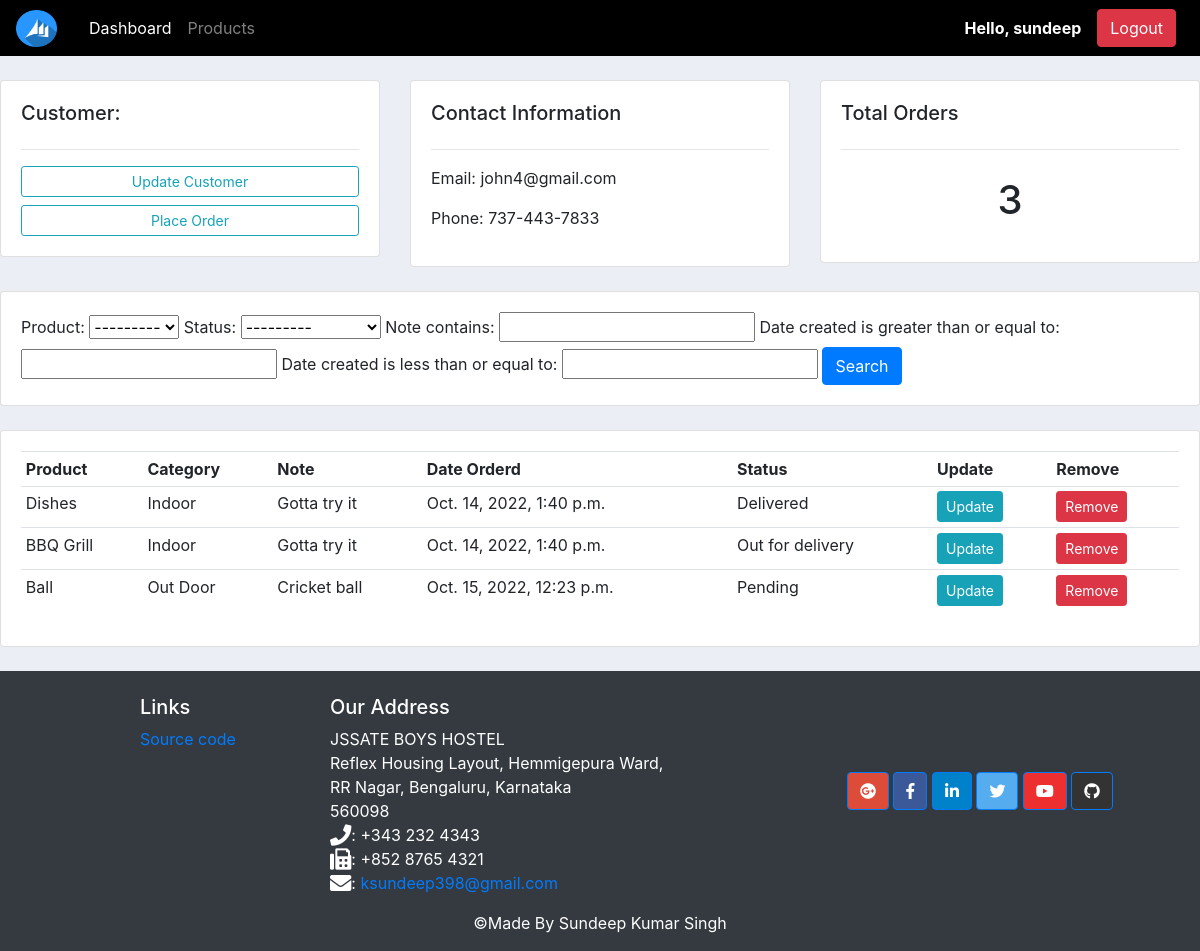
The app's page /customer/1/ (signed in) with its own data.
### accounts/models.py (models this page shows, shortened)
class Customer(models.Model):
	user = models.OneToOneField(User, null=True, blank=True, on_delete=models.CASCADE)
	name = models.CharField(max_length=200, null=True)
	phone = models.CharField(max_length=200, null=True)
	email = models.CharField(max_length=200, null=True)
	profile_pic = models.ImageField(default="profile1.png", null=True, blank=True)
	date_created = models.DateTimeField(auto_now_add=True, null=True)

class Order(models.Model):
	STATUS = (
			('Pending', 'Pending'),
			('Out for delivery', 'Out for delivery'),
			('Delivered', 'Delivered'),
			)
	customer = models.ForeignKey(Customer, null=True, on_delete= models.SET_NULL)
	product = models.ForeignKey(Product, null=True, on_delete= models.SET_NULL)
	date_created = models.DateTimeField(auto_now_add=True, null=True)
	status = models.CharField(max_length=200, null=True, choices=STATUS)
	note = models.CharField(max_length=1000, null=True)

class Product(models.Model):
	CATEGORY = (
			('Indoor', 'Indoor'),
			('Out Door', 'Out Door'),
			)
	name = models.CharField(max_length=200, null=True)
	price = models.FloatField(null=True)
	category = models.CharField(max_length=200, null=True, choices=CATEGORY)
	description = models.CharField(max_length=200, null=True, blank=True)
	date_created = models.DateTimeField(auto_now_add=True, null=True)
	tags = models.ManyToManyField(Tag)
	def __str__(self):
		return self.name

### accounts/decorators.py (the view)
		def wrapper_func(request, *args, **kwargs):
			group = None
			if request.user.groups.exists():
				group = request.user.groups.all()[0].name
			if group in allowed_roles:
				return view_func(request, *args, **kwargs)
			else:
				return HttpResponse('You are not authorized to view this page')

### accounts/views.py (called while the page is built)
@login_required(login_url='login')
@allowed_users(allowed_roles=['admin'])
def customer(request, pk_test):
	customer = Customer.objects.get(id=pk_test)
	orders = customer.order_set.all()
	order_count = orders.count()
	myFilter = OrderFilter(request.GET, queryset=orders)
	orders = myFilter.qs
	context = {'customer':customer, 'orders':orders, 'order_count':order_count,
	'myFilter':myFilter}
	return render(request, 'accounts/customer.html',context)

### accounts/templates/accounts/customer.html
{% extends 'accounts/base.html' %}
{% block content %}
{% load static %}
<br>
<div class="row">
	<div class="col-md">
		<div class="card card-body">
			<h5>Customer:</h5>
			<hr>
			<a class="btn btn-outline-info  btn-sm btn-block" href="">Update Customer</a>
			<a class="btn btn-outline-info  btn-sm btn-block" href="{% url 'create_order' customer.id %}">Place Order</a>
		</div>
	</div>
	<div class="col-md">
		<div class="card card-body">
			<h5>Contact Information</h5>
			<hr>
			<p>Email: {{customer.email}}</p>
			<p>Phone: {{customer.phone}}</p>
		</div>
	</div>
	<div class="col-md">
		<div class="card card-body">
			<h5>Total Orders</h5>
			<hr>
			<h1 style="text-align: center;padding: 10px">{{order_count}}</h1>
		</div>
	</div>
</div>
<br>
<div class="row">
	<div class="col">
		<div class="card card-body">
			<form method="get">
				{{myFilter.form}}
		    <button class="btn btn-primary" type="submit">Search</button>
		  </form>
		</div>
	</div>
</div>
<br>
<div class="row">
	<div class="col-md">
		<div class="card card-body">
			<table class="table table-sm">
				<tr>
					<th>Product</th>
					<th>Category</th>
					<th>Note</th>
					<th>Date Orderd</th>
					<th>Status</th>
					<th>Update</th>
					<th>Remove</th>
				</tr>
				{% for order in orders %}
				<tr>
					<td>{{order.product}}</td>
					<td>{{order.product.category}}</td>
					<td>{{order.note}}</td>
					<td>{{order.date_created}}</td>
					<td>{{order.status}}</td>
					<td><a class="btn btn-sm btn-info" href="{% url 'update_order' order.id %}">Update</a></td>
					<td><a class="btn btn-sm btn-danger" href="{% url 'delete_order' order.id %}">Remove</a></td>
				</tr>
				{% endfor %}
			</table>
		</div>
	</div>
</div>
{% endblock %}

### accounts/templates/accounts/navbar.html (shortened to what this page needs)
{% load static %}
<nav class="navbar navbar-expand-lg navbar-dark dark">
    <img class="mr-4" src="{% static 'img/logoCRM.png' %}" width="41" height="37">
      <div class="collapse navbar-collapse" id="navbarNav">
        <ul class="navbar-nav">
          {% if request.user.is_staff %}
          <li class="nav-item active">
            <a class="nav-link" href="{% url 'home' %}">Dashboard</a>
          </li>
          <li class="nav-item">
            <a class="nav-link" href="{% url 'products' %}">Products</a>
          </li>
          {% else %}
          <li class="nav-item">
            <a class="nav-link" href="{% url 'account' %}">Settings</a>
          </li>
          {% endif %}
        </ul>
      </div>
      <span class="font-weight-bold text-white mr-3">Hello, {{request.user}}</span>
      <span ><a  class=" btn btn-danger mr-2" href="{% url 'logout' %}">Logout</a></span>
  </nav>

### static/css/main.css (style rules this page uses)
body { background-color: #ebeff5; }
.dark { background-color: black; }

### records on screen
Customer: email "john4@gmail.com", phone "737-443-7833"
Order: product "Dishes", product.category "Indoor", note "Gotta try it", date_created "Oct. 14, 2022, 1:40 p.m.", status "Delivered"
Order: product "BBQ Grill", product.category "Indoor", note "Gotta try it", date_created "Oct. 14, 2022, 1:40 p.m.", status "Out for delivery"
Order: product "Ball", product.category "Out Door", note "Cricket ball", date_created "Oct. 15, 2022, 12:23 p.m.", status "Pending"

### other values on screen
{{ request.user }} "sundeep"
{{ order_count }} "3"
